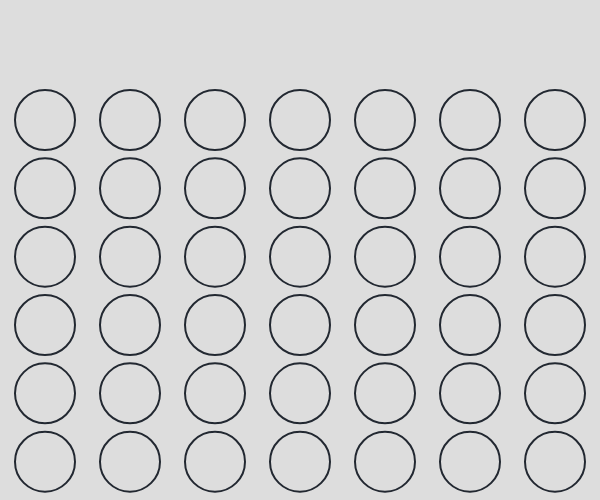
Frame 1 (no input)
Frame 60 (no input): identical to frame 1, image omitted
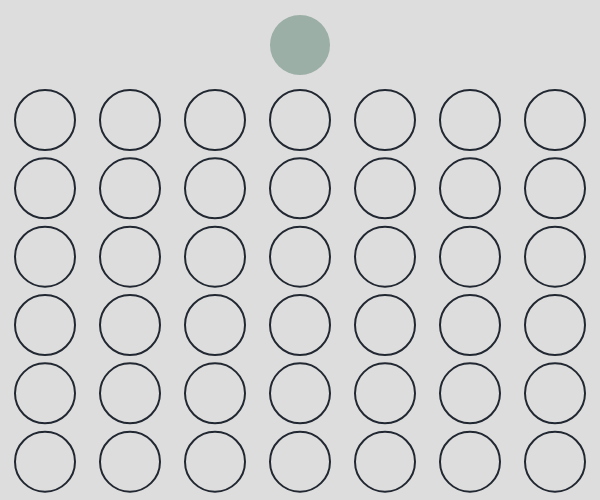
Frame 120 (the mouse pressed at the canvas centre since frame 60)

The p5.js sketch that drew these frames (run headless with seeded random() and noise() and a simulated clock; from frame 60 on, the mouse is pressed at the canvas centre):

// p5.js sketch
// ── sketch.js
function setup() {
    let canvas = createCanvas(600, 500)
    let x = (windowWidth - width) / 2
    let y = (windowHeight - height) / 2
    canvas.position(x, y)
    colors = {
        'G': "#346751",
        'R': "#F05454",
    }
    textSize(32)
    textAlign(CENTER)
    textFont("Encode Sans SC")
    mouseX = -1
    mouseY = -1
    startGame()
}

function draw() {
    background("#DDDDDD")
    board.draw()
    switch (gameManager.state) {
        case gameManager.states.GREEN:
        case gameManager.states.RED:
            showHover()
            break
        case gameManager.states.WON:
            fill("#222831")
            let message = gameManager.winner == 'G' ? "Green Wins" : "Red Wins"
            text(message, width / 2, height / 2)
            if (millis() > gameManager.time) {
                startGame()
            }
            break
        case gameManager.states.DRAW:
            fill("#222831")
            text("It's a Draw", width / 2, height / 2)
            if (millis() > gameManager.time) {
                startGame()
            }
            break
    }
}

function mouseClicked() {
    let indexX = floor(mouseX / (width / board.columns))
    let indexY = floor(mouseY / (height / board.rows))
    if (gameManager.state != gameManager.states.WON && isInside(indexX, indexY) && board.canPlace(indexX)) {
        let y = board.place(gameManager.turn(), indexX)
        if (board.checkWin(indexX, y)) {
            gameManager.winner = gameManager.turn()
            gameManager.changeState(gameManager.states.WON)
            gameManager.updateTime(2000)
        } else if (board.checkDraw()) {
            gameManager.changeState(gameManager.states.DRAW)
            gameManager.updateTime(2000)
        } else {
            gameManager.nextTurn()
        }
    }
}

function startGame() {
    gameManager = new GameManager()
    board = new Board()
}

function showHover() {
    let indexX = floor(mouseX / (width / board.columns))
    let indexY = floor(mouseY / (height / board.rows))
    if (isInside(indexX, indexY)) {
        let x, y
        [x, y] = board.calculateCoordinates(indexX, indexY)
        let c = color(colors[gameManager.turn()])
        c.setAlpha(100)
        fill(c)
        noStroke()
        circle(x, board.margins + board.size / 2, board.size)
    }
}

function isInside(x, y) {
    return 0 <= y && y < board.rows && 0 <= x && x < board.columns
}

// ── board.js
class Board {
    constructor() {
        this.rows = 6
        this.columns = 7
        this.connectionsNeeded = 4
        this.margins = 15
        this.size = 60
        this.width = (width - this.margins) / this.columns
        this.height = (height - 100) / this.rows
        this.board = this.create()
    }

    create() {
        let board = []
        for (let i = 0; i < this.rows; i++) {
            let empty = []
            for (let j = 0; j < this.columns; j++) {
                empty.push("")
            }
            board.push(empty)
        }
        return board
    }

    draw() {
        stroke("#222831")
        noFill()
        strokeWeight(2)
        for (let i = 0; i < this.rows; i++) {
            for (let j = 0; j < this.columns; j++) {
                let x, y
                if (this.isGreen(j, i)) {
                    fill("#346751")
                } else if (this.isRed(j, i)) {
                    fill("#F05454")
                } else {
                    noFill()
                }
                [x, y] = this.calculateCoordinates(j, i)
                circle(x, y, this.size)
            }
        }
    }

    drawAt(x, y) {
        [x, y] = this.calculateCoordinates(j, i)
        circle(x, y, this.size)
    }

    canPlace(x) {
        return this.isEmpty(x, 0)
    }

    place(symbol, x) {
        for (let y = this.rows - 1; y >= 0; y--) {
            if (this.isEmpty(x, y)) {
                this.board[y][x] = symbol
                return y
            }
        }
    }

    calculateCoordinates(x, y) {
        x = (width - this.margins * 2 - this.size) / (this.columns - 1) * x + this.margins + this.size / 2
        y = (height - this.size * 1.5) / this.rows * y + this.size * 1.5 + this.margins * 2

        return [x, y]
    }

    isEmpty(x, y) {
        return this.board[y][x] == ""
    }


    isRed(x, y) {
        return this.board[y][x] == "R"
    }


    isGreen(x, y) {
        return this.board[y][x] == "G"
    }

    checkWin(x, y) {
        return this.checkHorizontal(y) || this.checkVertical(x) || this.checkDiagonals(x, y)
    }

    checkHorizontal(y) {
        let consecutive = 0
        for (let i = 1; i < this.columns; i++) {
            if (!this.isEmpty(i, y) && this.board[y][i] == this.board[y][i - 1]) {
                consecutive++
                if (consecutive >= this.connectionsNeeded - 1) {
                    return true
                }
            } else {
                consecutive = 0
            }
        }
        return false
    }

    checkVertical(x) {
        let consecutive = 0
        for (let i = 1; i < this.rows; i++) {
            if (!this.isEmpty(x, i) && this.board[i][x] == this.board[i - 1][x]) {
                consecutive++
                if (consecutive >= this.connectionsNeeded - 1) {
                    return true
                }
            } else {
                consecutive = 0
            }
        }
        return false
    }

    checkDiagonals(x, y) {
        return this.checkDiagonalPositive(x, y) || this.checkDiagonalNegative(x, y)
    }

    checkDiagonalPositive(x, y) {
        while (x > 0 && y < this.rows - 1) {
            x--
            y++
        }
        let consecutive = 0
        x++
        y--
        while (x < this.columns && y > 0) {
            if (!this.isEmpty(x, y) && this.board[y][x] == this.board[y + 1][x - 1]) {
                consecutive++
                if (consecutive >= this.connectionsNeeded - 1) {
                    return true
                }
            } else {
                consecutive = 0
            }
            x++
            y--
        }
        return false
    }

    checkDiagonalNegative(x, y) {
        while (x > 0 && y > 0) {
            x--
            y--
        }
        let consecutive = 0
        x++
        y++
        while (x < this.columns && y < this.rows) {
            if (!this.isEmpty(x, y) && this.board[y][x] == this.board[y - 1][x - 1]) {
                consecutive++
                if (consecutive >= this.connectionsNeeded - 1) {
                    return true
                }
            } else {
                consecutive = 0
            }
            x++
            y++
        }
        return false
    }

    checkDraw() {
        for (let i = 0; i < this.rows; i++) {
            for (let j = 0; j < this.columns; j++) {
                if (this.isEmpty(j, i)) {
                    return false
                }
            }
        }
        return true
    }

}
// ── gameManager.js
class GameManager {
    constructor() {
        this.states = {
            GREEN: 0,
            RED: 1,
            WON: 2,
            DRAW: 3,
        }
        this.state = this.states.GREEN
        this.time = millis()
        this.winner = null
    }

    changeState(state) {
        this.state = state
    }

    updateTime(ms = 0) {
        this.time = millis() + ms
    }

    turn() {
        return this.state == this.states.GREEN ? 'G' : 'R'
    }

    nextTurn() {
        this.state = this.state == this.states.GREEN ? this.states.RED : this.states.GREEN
    }


}
// ── style.css
:root {
    --black: #222831;
    --white: #DDDDDD;
}

html, body {
    margin: 0;
    padding: 0;
    background-color: var(--black);
}
l
